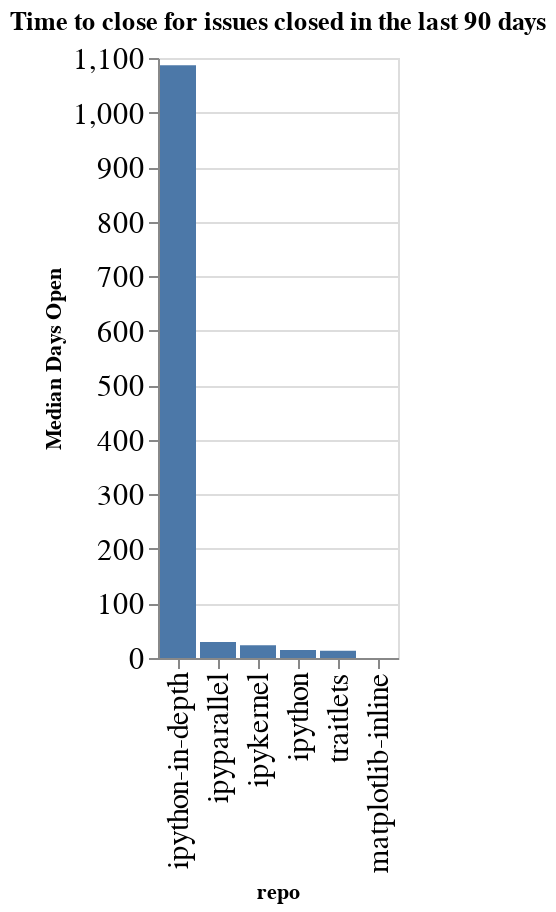

The cell this chart's notebook holds for it:
### Code cell
time_open = closed.groupby(['org', 'repo']).agg({'time_open': 'median'}).reset_index()
time_open['time_open'] = time_open['time_open'] / (60 * 60 * 24)
time_open['org/repo'] = time_open.apply(lambda a: a['org'] + '/' + a['repo'], axis=1)
sorted_vals = time_open.sort_values(['org', 'time_open'], ascending=False)['repo'].values
alt.Chart(data=time_open, title=f"Time to close for issues closed in the last {n_days} days").mark_bar().encode(
    x=alt.X('repo', sort=alt.Sort(sorted_vals.tolist())),
    y=alt.Y('time_open', title="Median Days Open"),
)

### Figure 1 — Vega-Lite specification as saved in the notebook (floating-point values rounded to 4 significant figures)
{"config": {"axisLeft": {"labelFontSize": 15}, "axisBottom": {"labelFontSize": 15}}, "data": {"name": "data-b25148248f8034c1da437830abed7323"}, "mark": "bar", "encoding": {"x": {"type": "nominal", "field": "repo", "sort": ["ipython-in-depth", "ipyparallel", "ipykernel", "ipython", "traitlets", "matplotlib-inline"]}, "y": {"type": "quantitative", "field": "time_open", "title": "Median Days Open"}}, "title": "Time to close for issues closed in the last 90 days", "$schema": "https://vega.github.io/schema/vega-lite/v4.8.1.json", "datasets": {"data-b25148248f8034c1da437830abed7323": [{"org": "ipython", "repo": "ipykernel", "time_open": 23.31, "org/repo": "ipython/ipykernel"}, {"org": "ipython", "repo": "ipyparallel", "time_open": 29.23, "org/repo": "ipython/ipyparallel"}, {"org": "ipython", "repo": "ipython", "time_open": 14.89, "org/repo": "ipython/ipython"}, {"org": "ipython", "repo": "ipython-in-depth", "time_open": 1087.0, "org/repo": "ipython/ipython-in-depth"}, {"org": "ipython", "repo": "matplotlib-inline", "time_open": 0.01745, "org/repo": "ipython/matplotlib-inline"}, {"org": "ipython", "repo": "traitlets", "time_open": 13.14, "org/repo": "ipython/traitlets"}]}}
